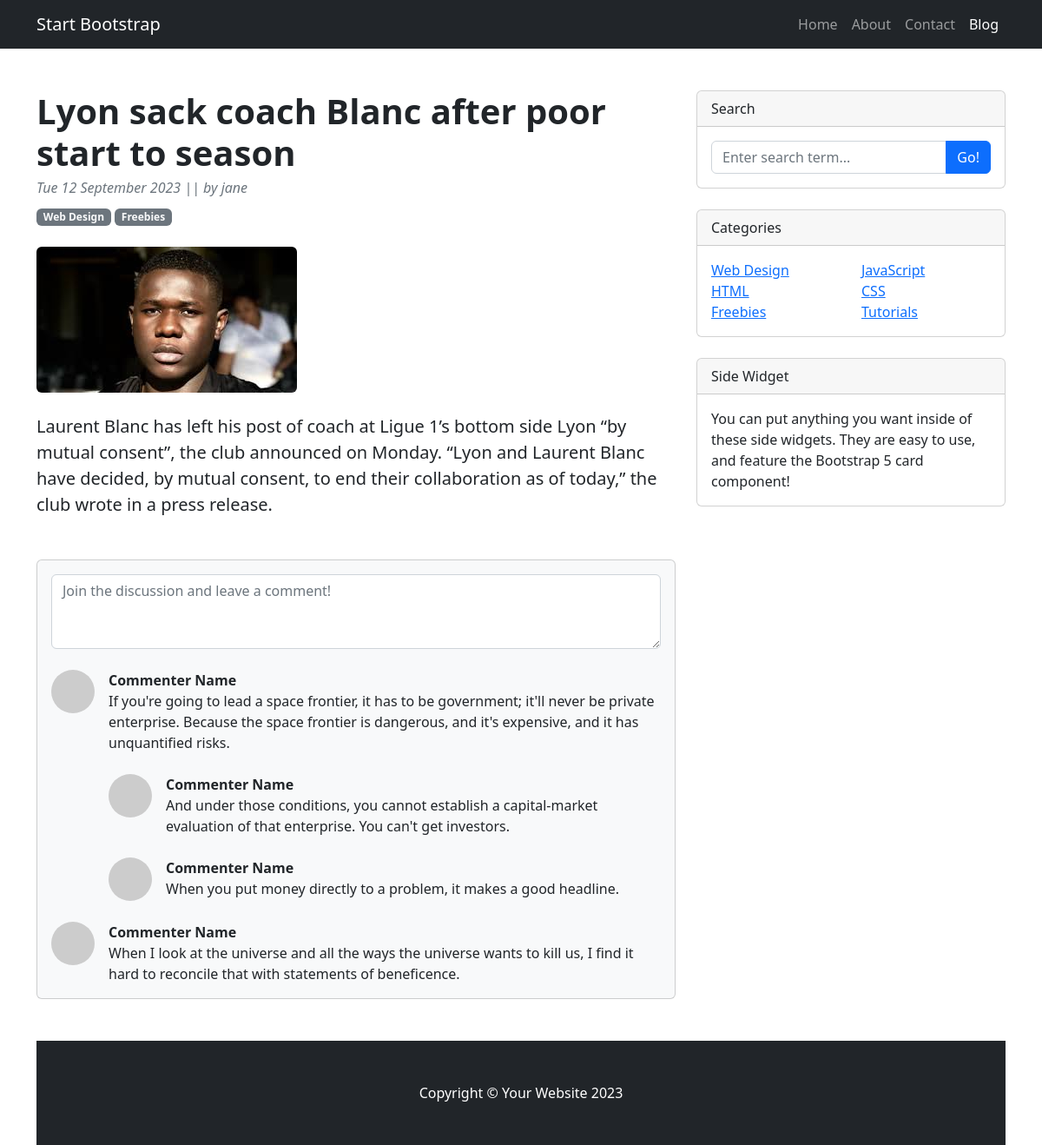
/detail_blog/2, run on the app's committed database.
### bloghome/models.py (models this page shows, shortened)
class post(models.Model):
    title = models.CharField(max_length=300)
    body = models.TextField(max_length=1000)
    upload_image = models.ImageField(upload_to='post')
    date_created = models.DateField(auto_now_add=True)
    updated_on = models.DateField(auto_now=True)
    status = models.CharField(choices=post_status,default='pending',max_length=300)
    author = models.ForeignKey(Author, on_delete=models.CASCADE)
    category = models.ForeignKey(Category, on_delete=models.CASCADE)

class Author(models.Model):
    profile = models.ImageField(upload_to='image')
    user = models.ForeignKey(User, on_delete=models.CASCADE)
    display_name = models.CharField(max_length=200)
    def __str__(self):
        return self.display_name

### bloghome/views.py (the view, shortened to what this page needs)
# urls.py: path('detail_blog/<int:pk>', Blog_Details.as_view(), name='details')
class Blog_Details(ListView):
    def get(self, request, pk):
        post_details =get_object_or_404(post,pk=pk)
        context = {
            'post_details': post_details
        }
        return render(request, "details.html", context=context)

### templates/details.html (shortened to what this page needs)
<!DOCTYPE html>
{% extends "header.html" %}
{% load static %}
{% block content %}
<body>
    <div class="container mt-5">
        <div class="row">
            <div class="col-lg-8">
                <article>
                    <header class="mb-4">
                        <h1 class="fw-bolder mb-1">{{post_details.title}}</h1>
                        <div class="text-muted fst-italic mb-2">{{post_details.date_created|date:"D d F Y"}} || by {{post_details.author}}</div>
                        <a class="badge bg-secondary text-decoration-none link-light" href="#!">Web Design</a>
                        <a class="badge bg-secondary text-decoration-none link-light" href="#!">Freebies</a>
                    </header>
                    <figure class="mb-4"><img class="img-fluid rounded" src="{{post_details.upload_image.url}}" alt="..." /></figure>
                    <section class="mb-5">
                        <p class="fs-5 mb-4">{{post_details.body}}</p>
                         </section>
                </article>
                <section class="mb-5">
                    <div class="card bg-light">
                        <div class="card-body">
                            <form class="mb-4"><textarea class="form-control" rows="3" placeholder="Join the discussion and leave a comment!"></textarea></form>
                            <div class="d-flex mb-4">
                                <div class="flex-shrink-0"><img class="rounded-circle" src="https://dummyimage.com/50x50/ced4da/6c757d.jpg" alt="..." /></div>
                                <div class="ms-3">
                                    <div class="fw-bold">Commenter Name</div>
                                    If you're going to lead a space frontier, it has to be government; it'll never be private enterprise. Because the space frontier is dangerous, and it's expensive, and it has unquantified risks.
                                    <div class="d-flex mt-4">
                                        <div class="flex-shrink-0"><img class="rounded-circle" src="https://dummyimage.com/50x50/ced4da/6c757d.jpg" alt="..." /></div>
                                        <div class="ms-3">
                                            <div class="fw-bold">Commenter Name</div>
                                            And under those conditions, you cannot establish a capital-market evaluation of that enterprise. You can't get investors.
                                        </div>
                                    </div>
                                    <div class="d-flex mt-4">
                                        <div class="flex-shrink-0"><img class="rounded-circle" src="https://dummyimage.com/50x50/ced4da/6c757d.jpg" alt="..." /></div>
                                        <div class="ms-3">
                                            <div class="fw-bold">Commenter Name</div>
                                            When you put money directly to a problem, it makes a good headline.
                                        </div>
                                    </div>
                                </div>
                            </div>
                            <div class="d-flex">
                                <div class="flex-shrink-0"><img class="rounded-circle" src="https://dummyimage.com/50x50/ced4da/6c757d.jpg" alt="..." /></div>
                                <div class="ms-3">
                                    <div class="fw-bold">Commenter Name</div>
                                    When I look at the universe and all the ways the universe wants to kill us, I find it hard to reconcile that with statements of beneficence.
                                </div>
                            </div>
                        </div>
                    </div>
                </section>
            </div>
            {% include "sidebar.html" %}
        </div>
        </body>
{% include "footer.html" %}
{% endblock content %}

### data on the page
post: title "Lyon sack coach Blanc after poor start to season", date_created "Tue 12 September 2023", author "jane", upload_image (picture), body "Laurent Blanc has left his post of coach at Ligue 1’s bottom side Lyon “by mutual consent”, the club announced on Monday. “Lyon and Laurent Blanc have decided, by mutual consent, to end their collaboration as of today,” the club wrote in a press release."
